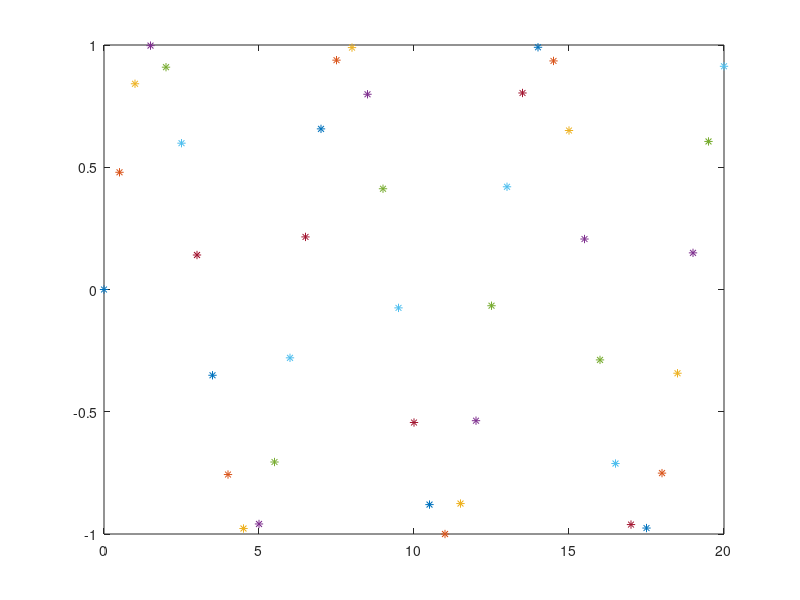

This chart was generated by the following MATLAB code:
clc
clear all
close all

figure(1)

val_x = []
val_y = []
contador = 1

for x = 0:0.5:20
    y = sin(x);
    val_x(contador) = x;
    val_y(contador) = y;
    plot(x,y, '*')
    hold on
    drawnow
    %pause(0.2)
    contador = contador + 1;
end